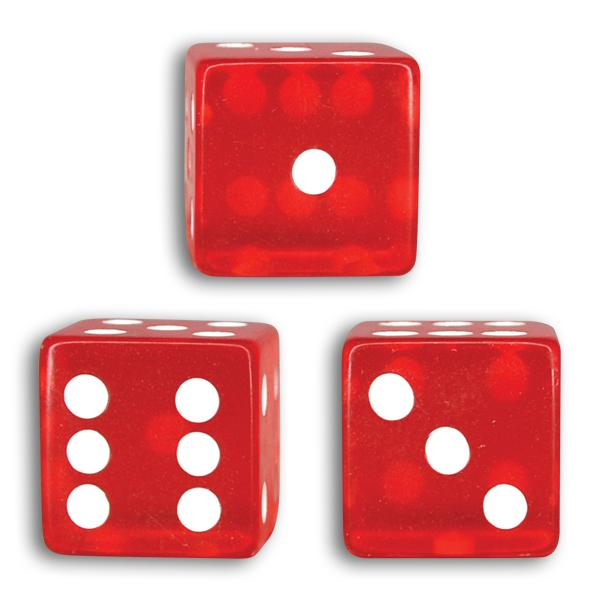
#> input picture assignment-27/Input/2.jpg, 600 x 600 px
$ jupyter execute 'Img 2 dice detection.ipynb'   (older library calls are emulated)
#> lines starting #> are read from the running program, lines starting #| are printed output that depends on the picture; after the words box and inside, x2 and y2 are one past the last pixel; in counts of white or black regions, pixels touching at a corner belong together
[cell 1]
import numpy as np
import cv2
import matplotlib.pyplot as plt

[cell 2]
#open an image
color_img = cv2.imread( "Input/2.jpg" )
#> color_img is the input picture: shape (600, 600, 3); mean B, G, R 167.5, 166.7, 230.6
gray_img = cv2.cvtColor(color_img , cv2.COLOR_BGR2GRAY)
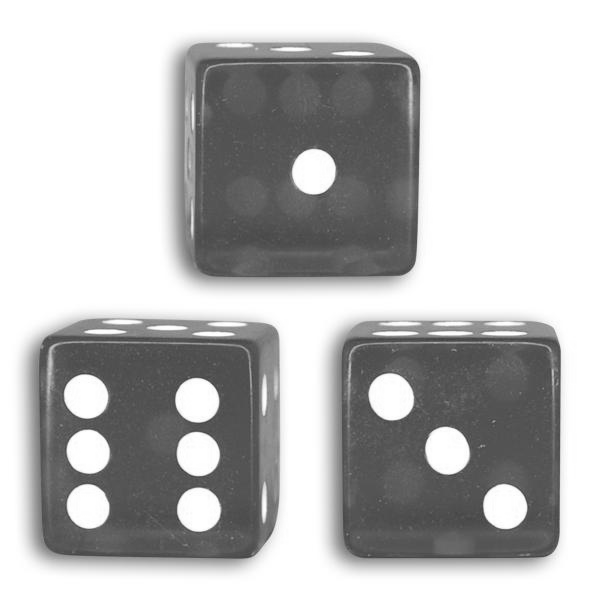
#> gray_img: shape (600, 600); min 57, max 255, mean 185.9
plt.imshow(gray_img, cmap = "gray")

[cell 3]
_ , th1 = cv2.threshold(gray_img , 200 , 255 , cv2.THRESH_BINARY)
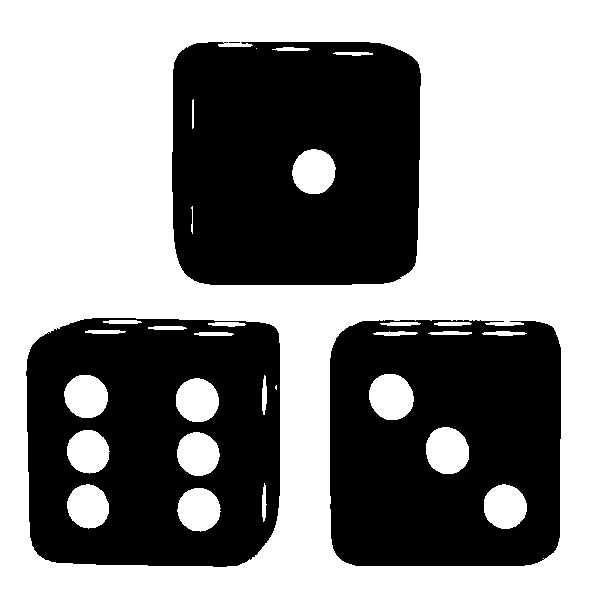
#> th1: shape (600, 600); 56.5% white; 4 black regions (1 under 20 px), largest, box (x1, y1, x2, y2) and area: (172, 42, 421, 285) 56484, (26, 318, 280, 567) 50251, (330, 320, 561, 566) 49900
plt.imshow(th1, cmap = "gray")

[cell 4]
# show circles on img
img = cv2.imread( "Input/2.jpg")
gray_img = cv2.cvtColor(img , cv2.COLOR_BGR2GRAY)
gray_img = cv2.GaussianBlur(gray_img, (3, 3), 0)
lap = cv2.Laplacian(gray_img ,cv2.CV_16S)
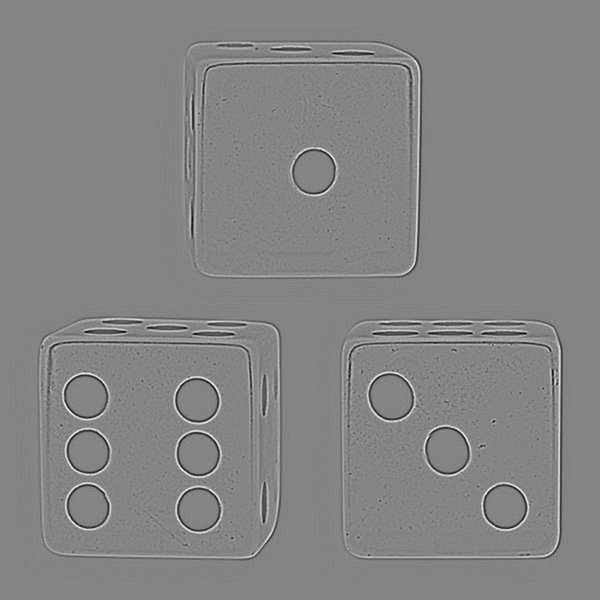
#> lap: shape (600, 600) int16; min -65, max 60, mean 0; drawn with min black and max white
lap = np.uint8(np.absolute(lap))
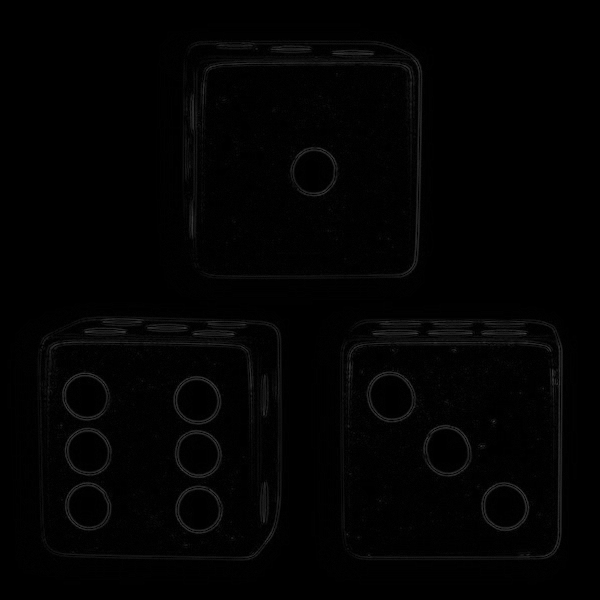
#> lap: shape (600, 600); min 0, max 65, mean 2.5


cir = cv2.medianBlur(lap, 5)

circles = cv2.HoughCircles(cir, cv2.HOUGH_GRADIENT,1,50,param1=100, param2=30,minRadius=0, maxRadius=0)
#> circles = [[198.5, 509.5, 23.3], [197.5, 453.5, 23.3], [391.5, 397.5, 23.9], [85.5, 395.5, 23], [87.5, 450.5, 23], [313.5, 171.5, 20.2], [86.5, 504.5, 21.8], [196.5, 400.5, 20.1], [447.5, 450.5, 24.9], [504.5, 506.5, 19.9]]
circles = np.uint16(np.around(circles))
#> circles = [[198, 510, 23], [198, 454, 23], [392, 398, 24], [86, 396, 23], [88, 450, 23], [314, 172, 20], [86, 504, 22], [196, 400, 20], [448, 450, 25], [504, 506, 20]]

for i in circles[0, :]:
    center = (i[0], i[1])
    # circle center
    cv2.circle(color_img, center,1, (0,255,0), 3)
    # circle outline
    radius = i[2]
    cv2.circle(color_img, center, radius, (0,255,0), 3)
#> this loop made 10 passes
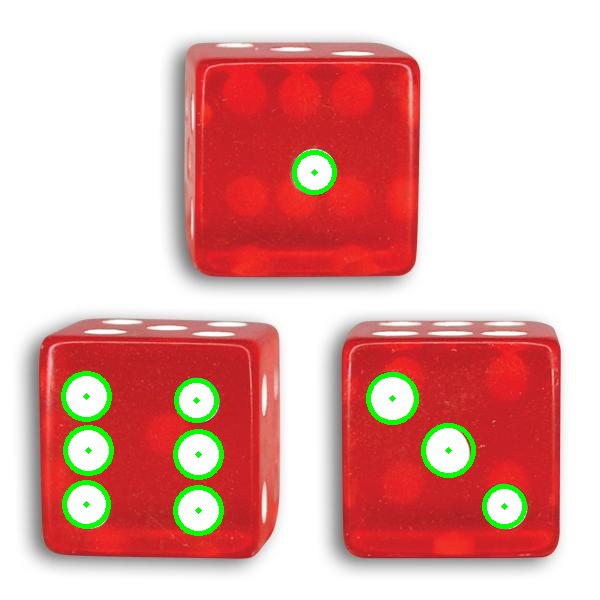
#> color_img: shape (600, 600, 3); 2.02% of pixels changed, all inside (x1, y1, x2, y2) = (61, 150, 527, 536)

plt.imshow(color_img, cmap = "gray")

[cell 5]
#find dices and split them from img and append to the list
th1 = 255 - th1
#> th1: shape (600, 600); 43.5% white; 4 white regions (1 under 20 px)
contours , _ = cv2.findContours(th1, cv2.RETR_EXTERNAL, cv2.CHAIN_APPROX_NONE)
#> contours = 4 contours, 1 with area under 20; largest, box (x1, y1, x2, y2) and area: (26, 318, 280, 567) 59620, (172, 42, 421, 285) 57886, (330, 320, 561, 566) 54907
counter = 0
dice_list = []

for c in contours:
    if len(c) > 250:
        x, y, w, h = cv2.boundingRect(c)
        dice = th1[y:y+h,x:x+w]
        dice_list.append(dice)
        cv2.rectangle(color_img, (x,y) , (x+w,y+h), (255,0,0), 4)
        counter +=1
#> this loop made 4 passes
#> (x, y, w, h) on passes 1, 2, 4: (330, 320, 231, 246), (26, 318, 254, 249), (172, 42, 249, 243)
#> pass 1, `dice = th1[y:y+h,x:x+w]`:
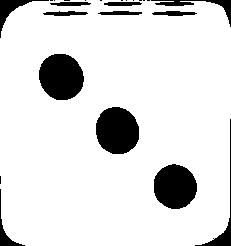
#> dice: shape (246, 231); 87.8% white; 24 black regions (12 under 20 px), largest, box (x1, y1, x2, y2) and area: (39, 54, 84, 100) 1634, (96, 107, 139, 154) 1622, (154, 164, 197, 209) 1510
#> pass 2, `dice = th1[y:y+h,x:x+w]`:
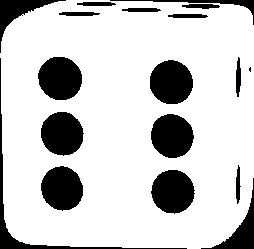
#> dice: shape (249, 254); 79.5% white; 18 black regions (1 under 20 px), largest, box (x1, y1, x2, y2) and area: (150, 60, 193, 104) 1498, (38, 57, 82, 100) 1497, (151, 170, 195, 214) 1476
#> after the loop:
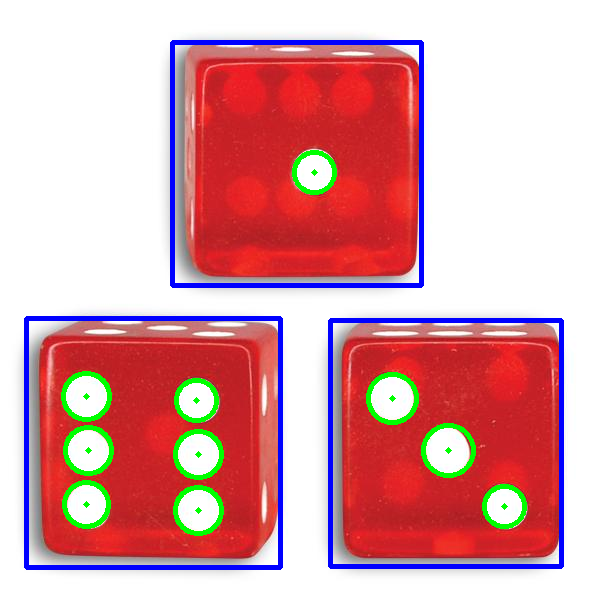
#> color_img: shape (600, 600, 3); 4.08% of pixels changed, all inside (x1, y1, x2, y2) = (24, 40, 564, 570)
#> after the loop, counter = 3; dice_list = 3 items

plt.imshow(color_img, cmap = "gray")

[cell 6]
dice_list[0] = 255 - dice_list[0]
dice1_dots = cv2.HoughCircles(dice_list[0], cv2.HOUGH_GRADIENT,1,150,param1=100, param2=30,minRadius=0, maxRadius=0)
#> dice1_dots = [[117.5, 129.5, 23.9]]
dice1_dots = np.uint16(np.around(dice1_dots))
#> dice1_dots = [[118, 130, 24]]
cv2.putText(color_img, text= f'Dice 1 value is : {len(dice1_dots[0, :])}', org=(20, 25), fontFace=cv2.FONT_HERSHEY_TRIPLEX, fontScale=0.75, color=(0, 255, 0),thickness=2)

dice_list[1] = 255 - dice_list[1]
dice2_dots = cv2.HoughCircles(dice_list[1], cv2.HOUGH_GRADIENT,1,20,param1=100, param2=30,minRadius=0, maxRadius=0)
#> dice2_dots = [[171.5, 136.5, 21.1], [171.5, 82.5, 20.8], [171.5, 190.5, 21.8], [60.5, 76.5, 23.2], [61.5, 184.5, 18.6], [63.5, 136.5, 18.8]]
dice2_dots = np.uint16(np.around(dice2_dots))
#> dice2_dots = [[172, 136, 21], [172, 82, 21], [172, 190, 22], [60, 76, 23], [62, 184, 19], [64, 136, 19]]
cv2.putText(color_img, text= f'Dice 2 value is : {len(dice2_dots[0, :])}', org=(20, 75), fontFace=cv2.FONT_HERSHEY_TRIPLEX, fontScale=0.75, color=(0, 255, 0),thickness=2)
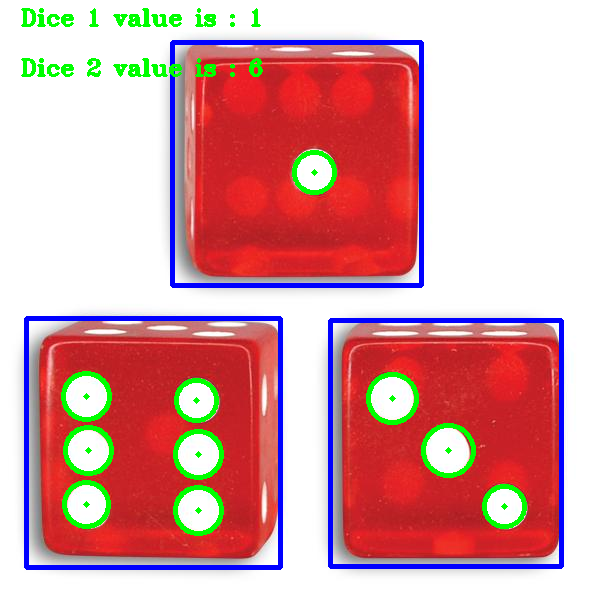
#> color_img: shape (600, 600, 3); mean B, G, R 164.5, 160.7, 215

# [4 lines of commented-out code are left out]

for i in dice2_dots[0, :]:
        center = (i[0], i[1])
        # circle center
        cv2.circle(dice_list[1], center,1, (127,127,127), 3)
        # circle outline
        radius = i[2]
        cv2.circle(dice_list[1], center, radius, (127,127,127), 3)
#> this loop made 6 passes

plt.imshow(dice_list[1], cmap = "gray")
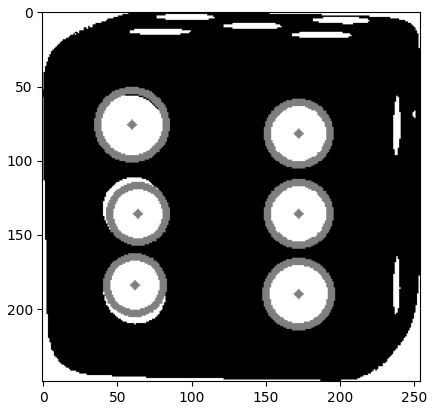
#> figure drawn by matplotlib, 1 panel

$ run again, with assignment-27/Input/0.jpg copied over assignment-27/Input/2.jpg
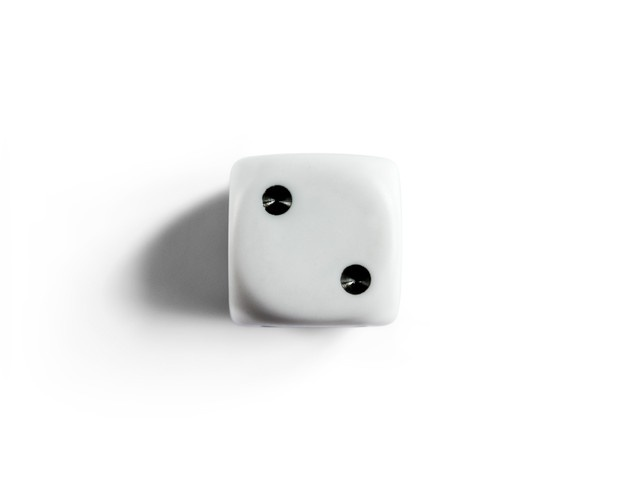
#> input picture assignment-27/Input/0.jpg, 626 x 478 px
#> color_img is the input picture: shape (478, 626, 3); mean B, G, R 243.9, 244, 243.8
#> `circles = cv2.HoughCircles(cir, cv2.HOUGH_GRADIENT,1,50,param1=100, pa..`: circles = [[354.5, 279.5, 16.6], [276.5, 198.5, 15.9]]
#> `circles = np.uint16(np.around(circles))`: circles = [[354, 280, 17], [276, 198, 16]]
#> the loop `for i in circles[0, :]:` made 2 passes
#> after the loop `for i in circles[0, :]:`:
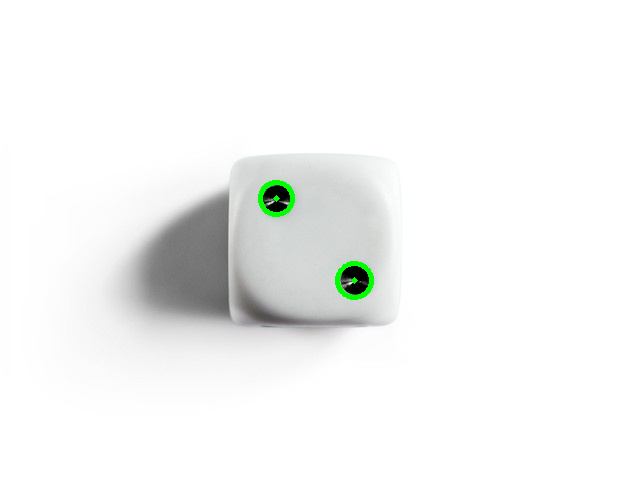
#> color_img: shape (478, 626, 3); 0.36% of pixels changed, all inside (x1, y1, x2, y2) = (258, 180, 374, 300)
#> contours = 5 contours, 2 with area under 20; largest, box (x1, y1, x2, y2) and area: (128, 188, 378, 333) 14866, (258, 182, 297, 219) 1036, (339, 261, 374, 297) 910
#> the loop `for c in contours:` made 5 passes
#> (x, y, w, h, counter) on pass 4: (128, 188, 250, 145, 1)
#> after the loop `for c in contours:`:
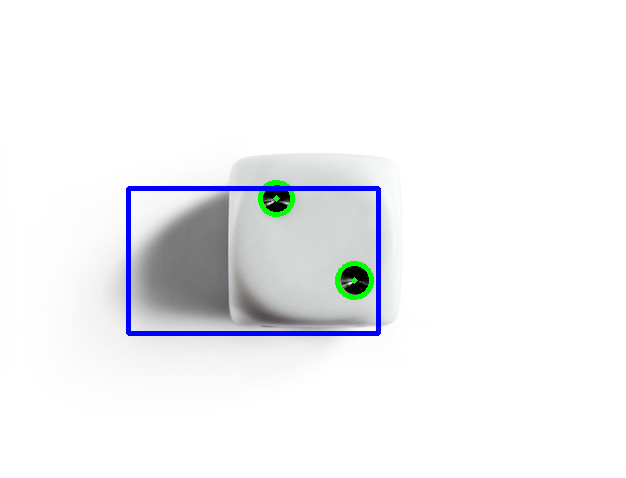
#> color_img: shape (478, 626, 3); 1.32% of pixels changed, all inside (x1, y1, x2, y2) = (126, 186, 381, 336)
#> after the loop `for c in contours:`: counter = 1; dice_list = 1 item
#> dice1_dots = None

$ run again, with assignment-27/Input/1.jpg copied over assignment-27/Input/2.jpg
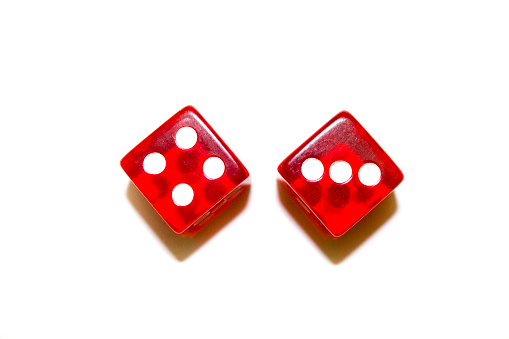
#> input picture assignment-27/Input/1.jpg, 509 x 339 px
#> color_img is the input picture: shape (339, 509, 3); mean B, G, R 225.7, 226.9, 247.3
#> `circles = cv2.HoughCircles(cir, cv2.HOUGH_GRADIENT,1,50,param1=100, pa..`: circles = [[168.5, 146.5, 48.5], [338.5, 147.5, 33.8]]
#> `circles = np.uint16(np.around(circles))`: circles = [[168, 146, 48], [338, 148, 34]]
#> the loop `for i in circles[0, :]:` made 2 passes
#> contours = 2 contours; box (x1, y1, x2, y2) and area: (120, 105, 251, 262) 12416, (276, 110, 404, 265) 12164
#> the loop `for c in contours:` made 2 passes
#> (x, y, w, h, counter) on passes 1 to 2: (276, 110, 128, 155, 1), (120, 105, 131, 157, 2)
#> after the loop `for c in contours:`: counter = 2; dice_list = 2 items
#> `dice1_dots = cv2.HoughCircles(dice_list[0], cv2.HOUGH_GRADIENT,1,150,p..`: dice1_dots = [[63.5, 61.5, 10.6]]
#> `dice1_dots = np.uint16(np.around(dice1_dots))`: dice1_dots = [[64, 62, 11]]
#> `cv2.putText(color_img, text= f'Dice 1 value is : {len(dice1_dots[0, :]..`:
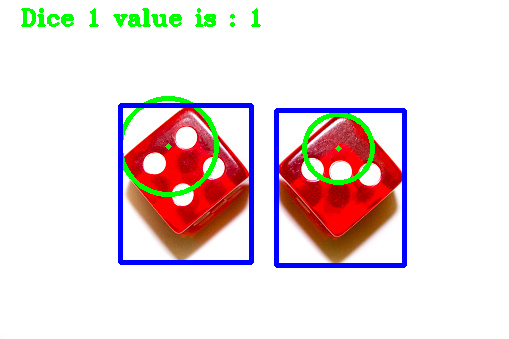
#> color_img: shape (339, 509, 3); mean B, G, R 221.7, 220.2, 233.5
#> dice2_dots = None
